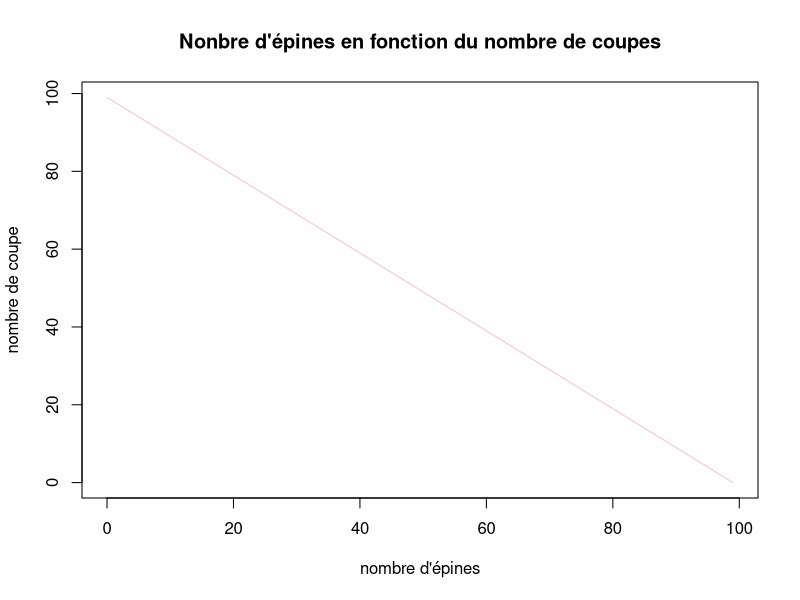

Here is the R script that generated this plot:
epines <- seq(99, 0, by = -1)
coupes <- seq(0, 99)
print(epines)
print(coupes)


plot(epines,
     coupes,
     xlab = "nombre d'épines",
     ylab = "nombre de coupe",
     main = "Nonbre d'épines en fonction du nombre de coupes",
     type = "l",
     col = "pink")



